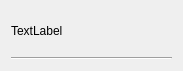
<?xml version="1.0" encoding="UTF-8"?>
<ui version="4.0">
 <class>ReportItem</class>
 <widget class="QWidget" name="ReportItem">
  <property name="geometry">
   <rect>
    <x>0</x>
    <y>0</y>
    <width>183</width>
    <height>71</height>
   </rect>
  </property>
  <property name="sizePolicy">
   <sizepolicy hsizetype="Preferred" vsizetype="Preferred">
    <horstretch>0</horstretch>
    <verstretch>0</verstretch>
   </sizepolicy>
  </property>
  <property name="windowTitle">
   <string>Form</string>
  </property>
  <layout class="QVBoxLayout" name="verticalLayout">
   <item>
    <widget class="QLabel" name="uiLabelName">
     <property name="sizePolicy">
      <sizepolicy hsizetype="Fixed" vsizetype="Preferred">
       <horstretch>0</horstretch>
       <verstretch>0</verstretch>
      </sizepolicy>
     </property>
     <property name="text">
      <string>TextLabel</string>
     </property>
    </widget>
   </item>
   <item>
    <widget class="Line" name="line">
     <property name="orientation">
      <enum>Qt::Horizontal</enum>
     </property>
    </widget>
   </item>
   <item>
    <layout class="QHBoxLayout" name="horizontalLayout">
     <item>
      <layout class="QVBoxLayout" name="uiLfColumn"/>
     </item>
     <item>
      <layout class="QVBoxLayout" name="uiRgColumn"/>
     </item>
    </layout>
   </item>
  </layout>
 </widget>
 <resources/>
 <connections/>
</ui>
